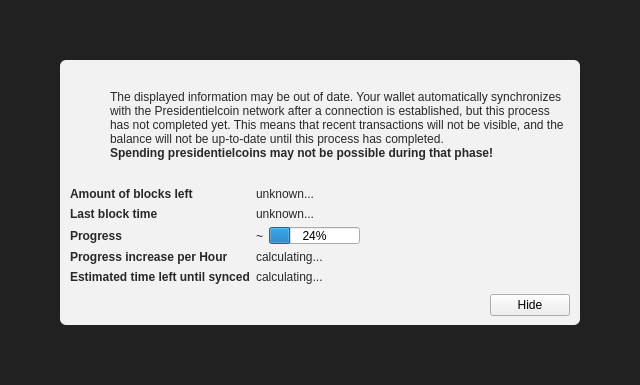
<?xml version="1.0" encoding="UTF-8"?>
<ui version="4.0">
 <class>ModalOverlay</class>
 <widget class="ModalOverlay" name="ModalOverlay">
  <property name="geometry">
   <rect>
    <x>0</x>
    <y>0</y>
    <width>640</width>
    <height>385</height>
   </rect>
  </property>
  <property name="windowTitle">
   <string>Form</string>
  </property>
  <layout class="QVBoxLayout" name="verticalLayout" stretch="0">
   <property name="sizeConstraint">
    <enum>QLayout::SetDefaultConstraint</enum>
   </property>
   <property name="leftMargin">
    <number>0</number>
   </property>
   <property name="topMargin">
    <number>0</number>
   </property>
   <property name="rightMargin">
    <number>0</number>
   </property>
   <property name="bottomMargin">
    <number>0</number>
   </property>
   <item>
    <widget class="QWidget" name="bgWidget" native="true">
     <property name="styleSheet">
      <string notr="true">#bgWidget { background: rgba(0,0,0,220); }</string>
     </property>
     <layout class="QVBoxLayout" name="verticalLayoutMain" stretch="1">
      <property name="leftMargin">
       <number>60</number>
      </property>
      <property name="topMargin">
       <number>60</number>
      </property>
      <property name="rightMargin">
       <number>60</number>
      </property>
      <property name="bottomMargin">
       <number>60</number>
      </property>
      <item>
       <widget class="QWidget" name="contentWidget" native="true">
        <property name="styleSheet">
         <string notr="true">#contentWidget { background: rgba(255,255,255,240); border-radius: 6px; }

QLabel { color: rgb(40,40,40);  }</string>
        </property>
        <layout class="QVBoxLayout" name="verticalLayoutSub" stretch="1,0,0,0">
         <property name="spacing">
          <number>0</number>
         </property>
         <property name="leftMargin">
          <number>10</number>
         </property>
         <property name="topMargin">
          <number>10</number>
         </property>
         <property name="rightMargin">
          <number>10</number>
         </property>
         <property name="bottomMargin">
          <number>10</number>
         </property>
         <item>
          <layout class="QHBoxLayout" name="horizontalLayoutIconText" stretch="0,1">
           <property name="topMargin">
            <number>20</number>
           </property>
           <item>
            <layout class="QVBoxLayout" name="verticalLayoutIcon">
             <property name="leftMargin">
              <number>0</number>
             </property>
             <item>
              <widget class="QPushButton" name="warningIcon">
               <property name="enabled">
                <bool>false</bool>
               </property>
               <property name="text">
                <string/>
               </property>
               <property name="icon">
                <iconset>
                 <normaloff>:/icons/shade/warning</normaloff>
                 <disabledoff>:/icons/shade/warning</disabledoff>:/icons/warning</iconset>
               </property>
               <property name="iconSize">
                <size>
                 <width>48</width>
                 <height>48</height>
                </size>
               </property>
               <property name="flat">
                <bool>true</bool>
               </property>
              </widget>
             </item>
             <item>
              <spacer name="verticalSpacerWarningIcon">
               <property name="orientation">
                <enum>Qt::Vertical</enum>
               </property>
               <property name="sizeHint" stdset="0">
                <size>
                 <width>20</width>
                 <height>40</height>
                </size>
               </property>
              </spacer>
             </item>
            </layout>
           </item>
           <item>
            <layout class="QVBoxLayout" name="verticalLayoutInfoText">
             <property name="leftMargin">
              <number>0</number>
             </property>
             <property name="topMargin">
              <number>0</number>
             </property>
             <item>
              <widget class="QLabel" name="infoText">
               <property name="text">
                <string>The displayed information may be out of date. Your wallet automatically synchronizes with the Presidentielcoin network after a connection is established, but this process has not completed yet. This means that recent transactions will not be visible, and the balance will not be up-to-date until this process has completed.</string>
               </property>
               <property name="textFormat">
                <enum>Qt::RichText</enum>
               </property>
               <property name="wordWrap">
                <bool>true</bool>
               </property>
              </widget>
             </item>
             <item>
              <widget class="QLabel" name="infoTextStrong">
               <property name="font">
                <font>
                 <weight>75</weight>
                 <bold>true</bold>
                </font>
               </property>
               <property name="text">
                <string>Spending presidentielcoins may not be possible during that phase!</string>
               </property>
               <property name="textFormat">
                <enum>Qt::RichText</enum>
               </property>
               <property name="wordWrap">
                <bool>true</bool>
               </property>
              </widget>
             </item>
             <item>
              <spacer name="verticalSpacerInTextSpace">
               <property name="orientation">
                <enum>Qt::Vertical</enum>
               </property>
               <property name="sizeHint" stdset="0">
                <size>
                 <width>20</width>
                 <height>40</height>
                </size>
               </property>
              </spacer>
             </item>
            </layout>
           </item>
          </layout>
         </item>
         <item>
          <spacer name="verticalSpacerAfterText">
           <property name="orientation">
            <enum>Qt::Vertical</enum>
           </property>
           <property name="sizeHint" stdset="0">
            <size>
             <width>20</width>
             <height>40</height>
            </size>
           </property>
          </spacer>
         </item>
         <item>
          <layout class="QFormLayout" name="formLayout">
           <property name="fieldGrowthPolicy">
            <enum>QFormLayout::FieldsStayAtSizeHint</enum>
           </property>
           <property name="horizontalSpacing">
            <number>6</number>
           </property>
           <property name="verticalSpacing">
            <number>6</number>
           </property>
           <property name="topMargin">
            <number>10</number>
           </property>
           <item row="0" column="0">
            <widget class="QLabel" name="labelAmoutOfBlocksLeft">
             <property name="font">
              <font>
               <weight>75</weight>
               <bold>true</bold>
              </font>
             </property>
             <property name="text">
              <string>Amount of blocks left</string>
             </property>
            </widget>
           </item>
           <item row="0" column="1">
            <widget class="QLabel" name="amountOfBlocksLeft">
             <property name="text">
              <string>unknown...</string>
             </property>
            </widget>
           </item>
           <item row="1" column="0">
            <widget class="QLabel" name="labelLastBlockTime">
             <property name="font">
              <font>
               <weight>75</weight>
               <bold>true</bold>
              </font>
             </property>
             <property name="text">
              <string>Last block time</string>
             </property>
            </widget>
           </item>
           <item row="1" column="1">
            <widget class="QLabel" name="newestBlockDate">
             <property name="sizePolicy">
              <sizepolicy hsizetype="Maximum" vsizetype="Preferred">
               <horstretch>0</horstretch>
               <verstretch>0</verstretch>
              </sizepolicy>
             </property>
             <property name="text">
              <string>unknown...</string>
             </property>
            </widget>
           </item>
           <item row="2" column="0">
            <widget class="QLabel" name="labelSyncDone">
             <property name="font">
              <font>
               <weight>75</weight>
               <bold>true</bold>
              </font>
             </property>
             <property name="text">
              <string>Progress</string>
             </property>
            </widget>
           </item>
           <item row="2" column="1">
            <layout class="QHBoxLayout" name="horizontalLayoutSync" stretch="0,1">
             <item>
              <widget class="QLabel" name="percentageProgress">
               <property name="text">
                <string>~</string>
               </property>
              </widget>
             </item>
             <item>
              <widget class="QProgressBar" name="progressBar">
               <property name="value">
                <number>24</number>
               </property>
              </widget>
             </item>
            </layout>
           </item>
           <item row="4" column="0">
            <widget class="QLabel" name="labelProgressIncrease">
             <property name="font">
              <font>
               <weight>75</weight>
               <bold>true</bold>
              </font>
             </property>
             <property name="text">
              <string>Progress increase per Hour</string>
             </property>
            </widget>
           </item>
           <item row="4" column="1">
            <widget class="QLabel" name="progressIncreasePerH">
             <property name="text">
              <string>calculating...</string>
             </property>
            </widget>
           </item>
           <item row="5" column="0">
            <widget class="QLabel" name="labelEstimatedTimeLeft">
             <property name="font">
              <font>
               <weight>75</weight>
               <bold>true</bold>
              </font>
             </property>
             <property name="text">
              <string>Estimated time left until synced</string>
             </property>
            </widget>
           </item>
           <item row="5" column="1">
            <widget class="QLabel" name="expectedTimeLeft">
             <property name="text">
              <string>calculating...</string>
             </property>
            </widget>
           </item>
          </layout>
         </item>
         <item>
          <layout class="QHBoxLayout" name="horizontalLayoutButtons">
           <property name="leftMargin">
            <number>10</number>
           </property>
           <property name="topMargin">
            <number>10</number>
           </property>
           <item>
            <spacer name="horizontalSpacer">
             <property name="orientation">
              <enum>Qt::Horizontal</enum>
             </property>
             <property name="sizeHint" stdset="0">
              <size>
               <width>40</width>
               <height>20</height>
              </size>
             </property>
            </spacer>
           </item>
           <item>
            <widget class="QPushButton" name="closeButton">
             <property name="text">
              <string>Hide</string>
             </property>
            </widget>
           </item>
          </layout>
         </item>
        </layout>
       </widget>
      </item>
     </layout>
    </widget>
   </item>
  </layout>
 </widget>
 <customwidgets>
  <customwidget>
   <class>ModalOverlay</class>
   <extends>QWidget</extends>
   <header>modaloverlay.h</header>
   <container>1</container>
  </customwidget>
 </customwidgets>
 <resources/>
 <connections/>
</ui>
